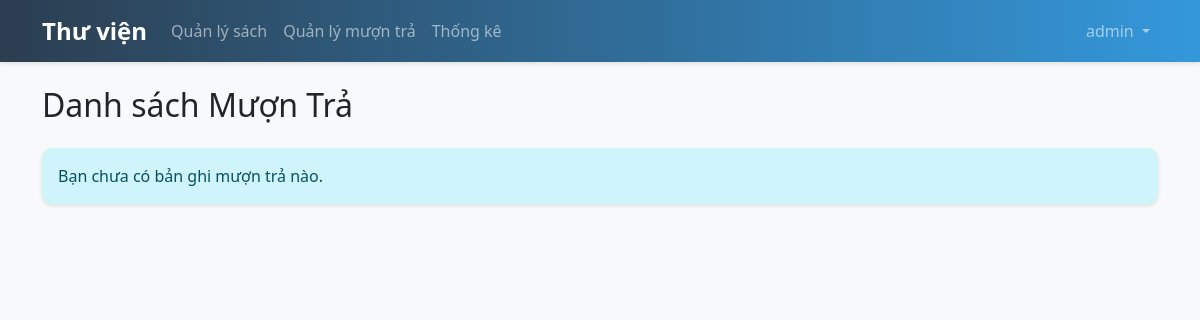
The page /borrow/ (signed in) on the database as committed earlier.
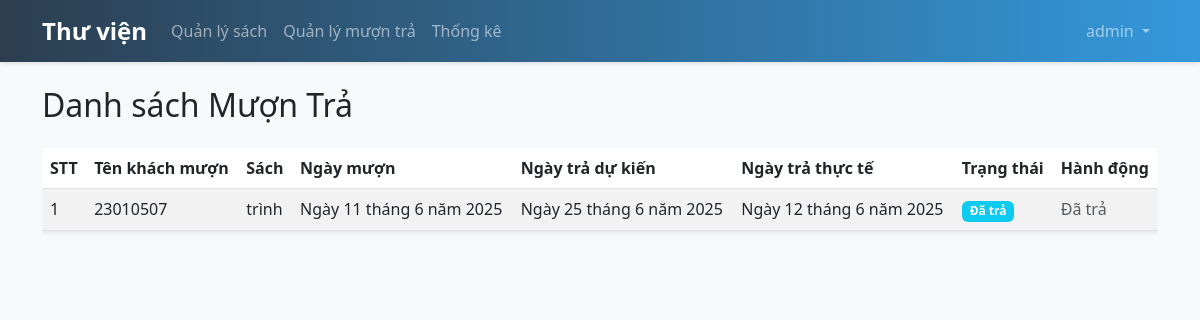
The same page on the database as committed later.
### borrow/models.py (models this page shows, shortened)
class BorrowRecord(models.Model):
    STATUS_CHOICES = (
        ('pending', 'Chờ duyệt'),
        ('approved', 'Đã duyệt'),
        ('rejected', 'Từ chối'),
        ('returned', 'Đã trả'),
        ('overdue', 'Quá hạn'),
    )
    user = models.ForeignKey(User, on_delete=models.CASCADE, related_name='borrow_records')
    book = models.ForeignKey(Book, on_delete=models.CASCADE, related_name='borrow_records')
    borrow_date = models.DateField()
    due_date = models.DateField()
    return_date = models.DateField(null=True, blank=True)
    status = models.CharField(max_length=20, choices=STATUS_CHOICES, default='pending')
    notes = models.TextField(blank=True)
    created_at = models.DateTimeField(auto_now_add=True)
    updated_at = models.DateTimeField(auto_now=True)
    class Meta:
        ordering = ['-created_at']

### books/models.py (models this page shows, shortened)
class Book(models.Model):
    STATUS_CHOICES = (
        ('available', 'Có sẵn'),
        ('borrowed', 'Đã mượn'),
        ('maintenance', 'Bảo trì'),
    )
    title = models.CharField(max_length=200)
    author = models.ForeignKey(Author, on_delete=models.CASCADE, related_name='books')
    category = models.ForeignKey(Category, on_delete=models.SET_NULL, null=True, related_name='books')
    description = models.TextField()
    cover_image = models.ImageField(upload_to='book_covers/', null=True, blank=True)
    publication_year = models.PositiveIntegerField(null=True, blank=True)
    isbn = models.CharField(max_length=13, blank=True, null=True, unique=True)
    total_copies = models.PositiveIntegerField(default=1)
    available_copies = models.PositiveIntegerField(default=1)
    status = models.CharField(max_length=20, choices=STATUS_CHOICES, default='available')
    created_at = models.DateTimeField(auto_now_add=True)
    updated_at = models.DateTimeField(auto_now=True)
    class Meta:
        ordering = ['-created_at']

### borrow/views.py (the view)
# urls.py: path('', views.borrow_list, name='borrow_list'),
@login_required
def borrow_list(request):
    if request.user.is_staff:
        borrows = BorrowRecord.objects.all().order_by('-created_at')
    else:
        borrows = BorrowRecord.objects.filter(user=request.user).order_by('-created_at')
    return render(request, 'borrow/borrow_list.html', {'borrows': borrows, 'is_admin': request.user.is_staff})

### borrow/templates/borrow/borrow_list.html (shortened to what this page needs)
{% extends 'base.html' %}
{% block content %}
<div class="container mt-4">
    <h2 class="mb-4">Danh sách Mượn Trả</h2>
    {% if borrows %}
    <div class="table-responsive">
        <table class="table table-striped table-hover shadow-sm">
            <thead class="bg-primary text-white">
                <tr>
                    {% if is_admin %}
                    <th>STT</th>
                    <th>Tên khách mượn</th>
                    {% endif %}
                    <th>Sách</th>
                    <th>Ngày mượn</th>
                    <th>Ngày trả dự kiến</th>
                    <th>Ngày trả thực tế</th>
                    <th>Trạng thái</th>
                    {% if is_admin %}
                    <th>Hành động</th>
                    {% endif %}
                </tr>
            </thead>
            <tbody>
                {% for borrow in borrows %}
                <tr>
                    {% if is_admin %}
                    <td>{{ forloop.counter }}</td>
                    <td>{{ borrow.user.username }}</td>
                    {% endif %}
                    <td>{{ borrow.book.title }}</td>
                    <td>{{ borrow.borrow_date }}</td>
                    <td>{{ borrow.due_date }}</td>
                    <td>{{ borrow.return_date|default:"Chưa trả" }}</td>
                    <td>
                        {% if borrow.status == 'pending' %}
                        <span class="badge bg-warning">Chờ duyệt</span>
                        {% elif borrow.status == 'approved' %}
                        <span class="badge bg-success">Đã duyệt</span>
                        {% elif borrow.status == 'returned' %}
                        <span class="badge bg-info">Đã trả</span>
                        {% elif borrow.status == 'rejected' %}
                        <span class="badge bg-danger">Từ chối</span>
                        {% endif %}
                    </td>
                    {% if is_admin %}
                    <td>
                        {% if borrow.status == 'pending' %}
                        <a href="{% url 'borrow_approve' borrow.pk %}" class="btn btn-sm btn-success me-2">Duyệt</a>
                        <a href="{% url 'borrow_reject' borrow.pk %}" class="btn btn-sm btn-danger">Từ chối</a>
                        {% elif borrow.status == 'returned' %}
                        <span class="text-muted">Đã trả</span>
                        {% endif %}
                    </td>
                    {% else %}
                    <td>
                        {% if borrow.status == 'approved' %}
                        <a href="{% url 'return_book' borrow.pk %}" class="btn btn-sm btn-success">Trả sách</a>
                        {% endif %}
                    </td>
                    {% endif %}
                </tr>
                {% endfor %}
            </tbody>
        </table>
    </div>
    {% else %}
    <div class="alert alert-info" role="alert">
        Bạn chưa có bản ghi mượn trả nào.
    </div>
    {% endif %}
</div>
{% endblock %}

Rows that differ between the two databases and show on the page:
added BorrowRecord: user.username "23010507", book "trình", borrow_date "Ngày 11 tháng 6 năm 2025", due_date "Ngày 25 tháng 6 năm 2025", return_date "Ngày 12 tháng 6 năm 2025", status "Đã trả"
Other text that changed with them:
text no longer shown: "Bạn chưa có bản ghi mượn trả nào."
text now shown: "STT Tên khách mượn Sách Ngày mượn Ngày trả dự kiến Ngày trả thực tế Trạng thái Hành động"
